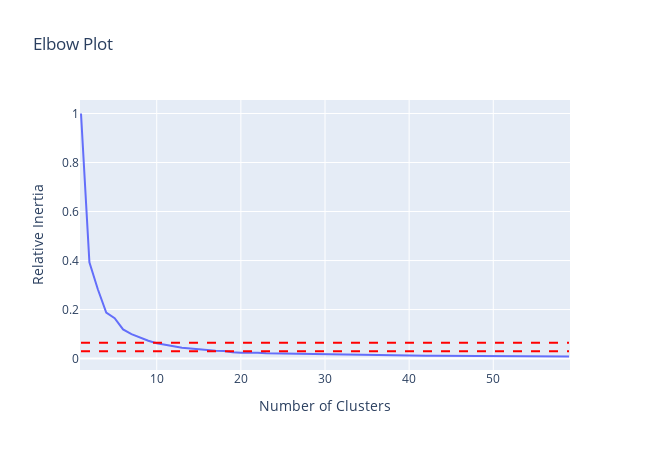

The code cell stored with this chart in its notebook:
### Markdown cell above
##### applying K-Means clustering to Feature selection

### Code cell
data2 = new_ft2[filtered_features]
data2['predict'] = new_ft2['predict'].values.astype('int')

kmeans_features = feat_select.kmeans_selector(data2, cluster_size=len(filtered_features), upper_threshold=0.065, lower_threshold=0.03) #upper threshold should at least be above the lower_threshold

### Figure 1 — Plotly figure (JSON) as saved in the notebook; plotly's stock layout.template omitted (floating-point values rounded to 4 significant figures)
{"data": [{"mode": "lines", "x": [1, 2, 3, 4, 5, 6, 7, 8, 9, 10, 11, 12, 13, 14, 15, 16, 17, 18, 19, 20, 21, 22, 23, 24, 25, 26, 27, 28, 29, 30, 31, 32, 33, 34, 35, 36, 37, 38, 39, 40, 41, 42, 43, 44, 45, 46, 47, 48, 49, 50, 51, 52, 53, 54, 55, 56, 57, 58, 59], "y": [1.0, 0.3927, 0.2829, 0.1878, 0.1649, 0.1188, 0.09966, 0.08495, 0.07264, 0.06217, 0.05587, 0.04824, 0.04456, 0.04112, 0.03774, 0.0338, 0.03185, 0.03042, 0.02556, 0.02414, 0.02508, 0.02378, 0.02147, 0.02085, 0.02009, 0.01927, 0.01761, 0.01724, 0.01686, 0.01647, 0.0159, 0.01517, 0.01456, 0.01385, 0.01343, 0.0132, 0.01283, 0.0124, 0.01213, 0.01178, 0.01146, 0.0113, 0.01113, 0.01088, 0.01068, 0.01045, 0.01019, 0.009991, 0.009771, 0.009669, 0.009522, 0.009357, 0.009273, 0.00916, 0.008956, 0.008698, 0.008636, 0.008523, 0.008446], "type": "scatter"}], "layout": {"shapes": [{"line": {"color": "red", "dash": "dash", "width": 2}, "type": "line", "x0": 1, "x1": 59, "y0": 0.065, "y1": 0.065}, {"line": {"color": "red", "dash": "dash", "width": 2}, "type": "line", "x0": 1, "x1": 59, "y0": 0.03, "y1": 0.03}], "title": {"text": "Elbow Plot"}, "width": 650, "height": 450, "xaxis": {"title": {"text": "Number of Clusters"}}, "yaxis": {"title": {"text": "Relative Inertia"}}}}
